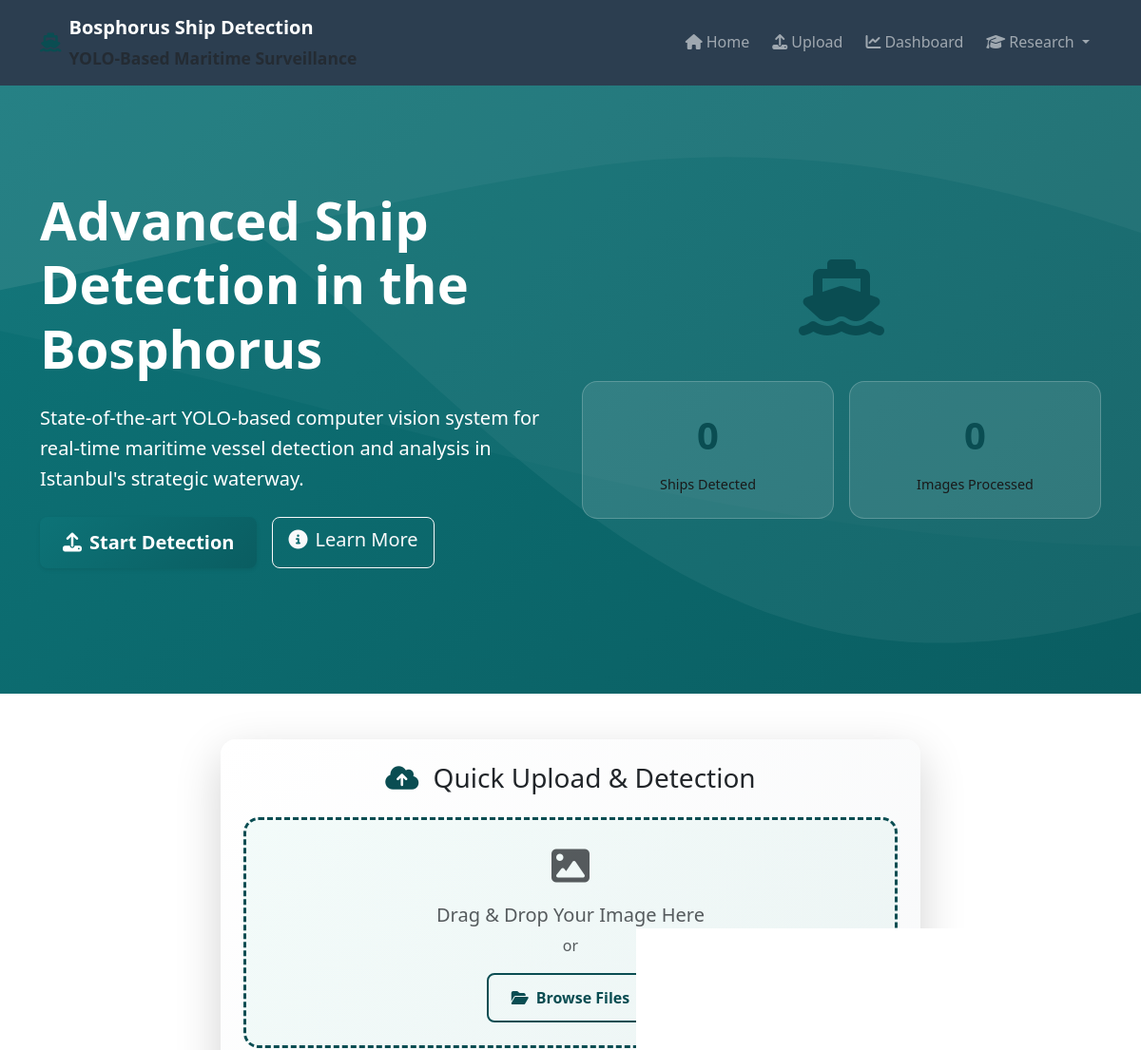
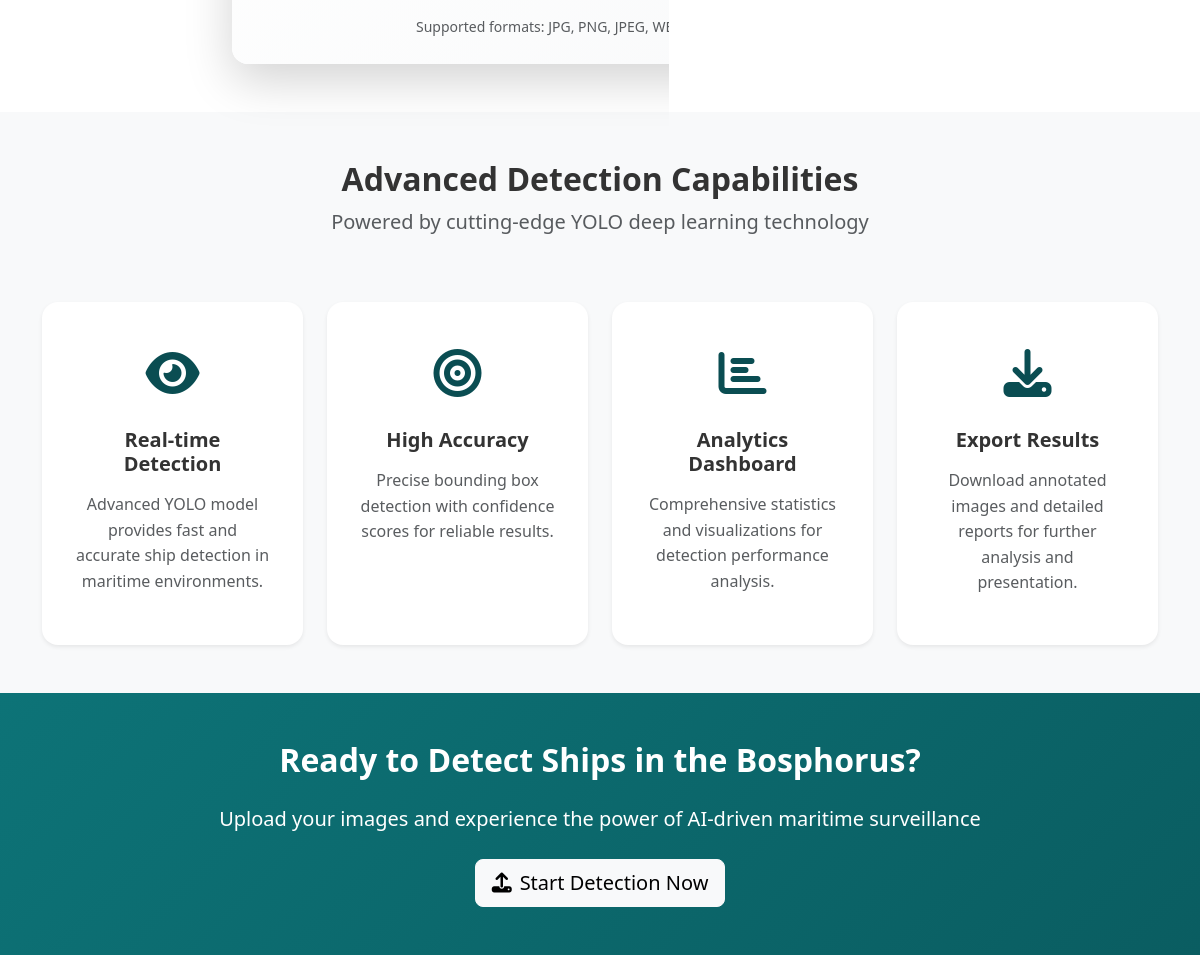
/ (upper part), run on an earlier commit of the app's database (2 pictures, top to bottom).
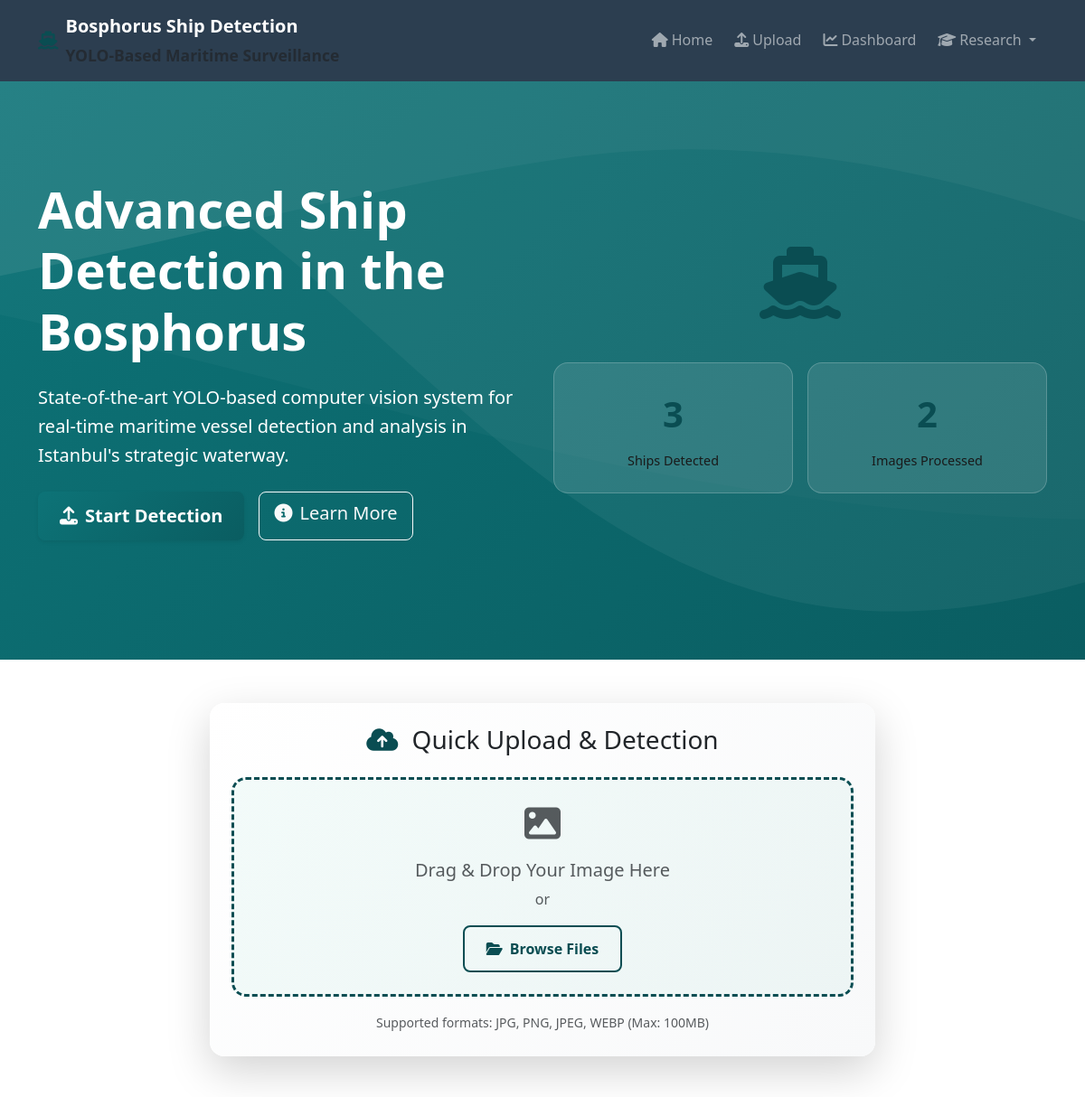
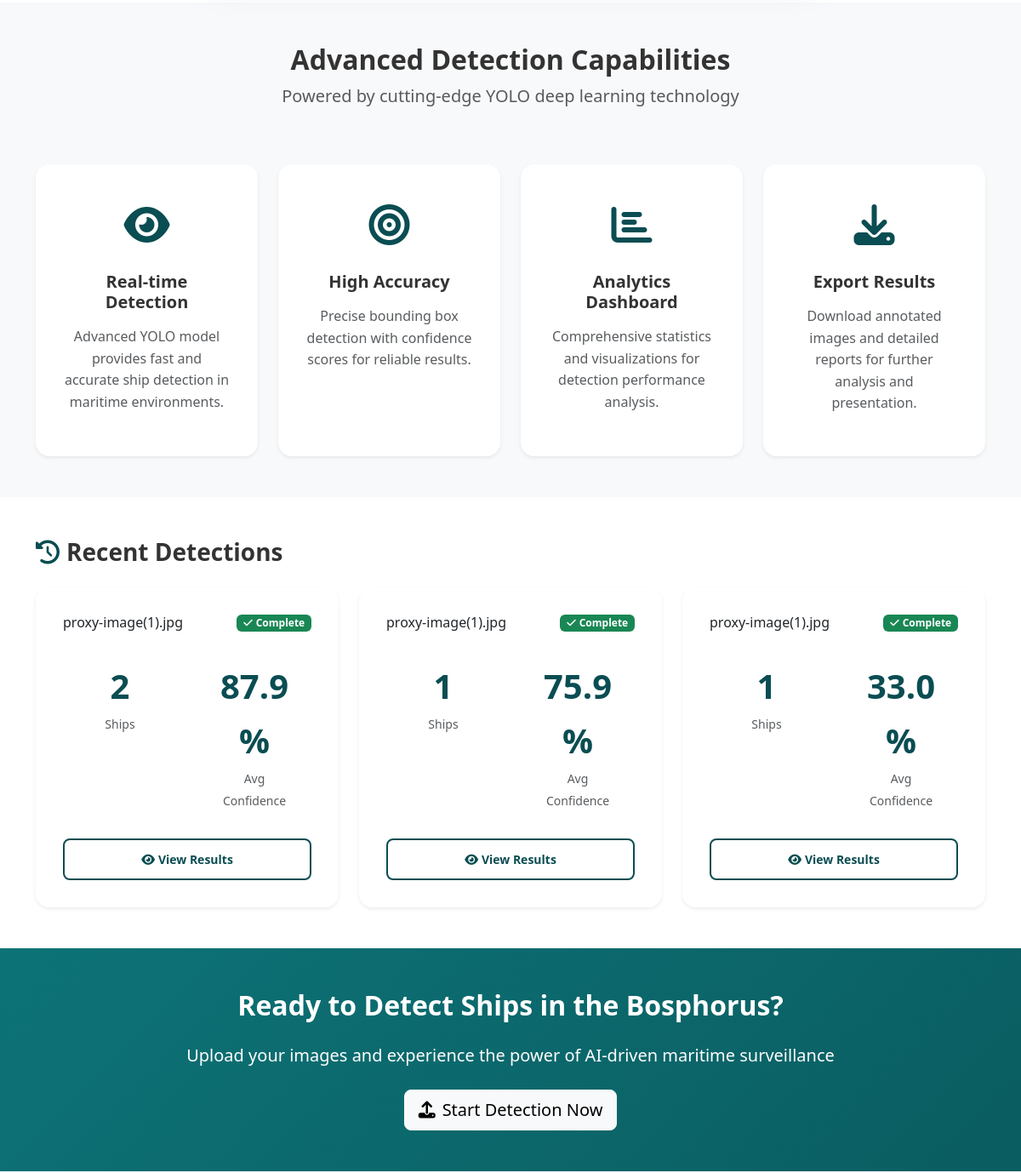
And on a later commit of the database (2 pictures, top to bottom).
### models.py (models this page shows, shortened)
class DetectionStatistics(db.Model):
    id = db.Column(db.Integer, primary_key=True)
    date = db.Column(db.Date, default=datetime.utcnow().date)
    total_images_processed = db.Column(db.Integer, default=0)
    total_ships_detected = db.Column(db.Integer, default=0)
    average_confidence = db.Column(db.Float, default=0.0)
    vessel_type_counts = db.Column(JSON)  # Dictionary of vessel types and counts

class DetectionJob(db.Model):
    id = db.Column(db.Integer, primary_key=True)
    filename = db.Column(db.String(255), nullable=False)
    original_filename = db.Column(db.String(255), nullable=False)
    upload_time = db.Column(db.DateTime, default=datetime.utcnow)
    processing_time = db.Column(db.Float)  # Time in seconds
    status = db.Column(db.String(50), default='pending')  # pending, processing, completed, failed
    error_message = db.Column(Text)
    ship_count = db.Column(db.Integer, default=0)
    confidence_scores = db.Column(JSON)  # List of confidence scores
    bounding_boxes = db.Column(JSON)  # List of bounding box coordinates
    vessel_types = db.Column(JSON)  # List of detected vessel types
    result_image_path = db.Column(db.String(255))
    processed_image_path = db.Column(db.String(255))

### routes.py (the view)
@app.route('/')
def index():
    recent_stats = DetectionStatistics.query.order_by(DetectionStatistics.date.desc()).first()
    recent_jobs = DetectionJob.query.filter_by(status='completed').order_by(DetectionJob.upload_time.desc()).limit(3).all()
    return render_template('index.html',
                         stats=recent_stats,
                         recent_jobs=recent_jobs)

### templates/index.html (shortened to what this page needs)
{% extends "base.html" %}
{% block content %}
<section class="hero-section bg-gradient-ocean text-white">
    <div class="container">
        <div class="row align-items-center min-vh-75">
            <div class="col-lg-6">
                <div class="hero-content">
                    <h1 class="display-4 fw-bold mb-4 fade-in">
                        Advanced Ship Detection
                        <span class="text-light">in the Bosphorus</span>
                    </h1>
                    <p class="lead mb-4 fade-in-delay">
                        State-of-the-art YOLO-based computer vision system for real-time maritime vessel
                        detection and analysis in Istanbul's strategic waterway.
                    </p>
                    <div class="d-flex gap-3 mb-4 fade-in-delay-2">
                        <a href="{{ url_for('upload_page') }}" class="btn btn-ocean btn-lg">
                            <i class="fas fa-upload me-2"></i>Start Detection
                        </a>
                        <a href="{{ url_for('about') }}" class="btn btn-outline-light btn-lg">
                            <i class="fas fa-info-circle me-2"></i>Learn More
                        </a>
                    </div>
                </div>
            </div>
            <div class="col-lg-6">
                <div class="hero-visual text-center fade-in-delay-3">
                    <div class="detection-preview">
                        <i class="fas fa-ship display-1 text-ocean mb-3"></i>
                        <div class="stats-grid">
                            {% if stats %}
                            <div class="stat-card">
                                <div class="stat-number">{{ stats.total_ships_detected or 0 }}</div>
                                <div class="stat-label">Ships Detected</div>
                            </div>
                            <div class="stat-card">
                                <div class="stat-number">{{ stats.total_images_processed or 0 }}</div>
                                <div class="stat-label">Images Processed</div>
                            </div>
                            {% else %}
                            <div class="stat-card">
                                <div class="stat-number">0</div>
                                <div class="stat-label">Ships Detected</div>
                            </div>
                            <div class="stat-card">
                                <div class="stat-number">0</div>
                                <div class="stat-label">Images Processed</div>
                            </div>
                            {% endif %}
                        </div>
                    </div>
                </div>
            </div>
        </div>
    </div>
</section>
<section class="py-5">
    <div class="container">
        <div class="row justify-content-center">
            <div class="col-lg-8">
                <div class="card shadow-lg border-0 upload-quick-card">
                    <div class="card-body p-4">
                        <h3 class="text-center mb-4">
                            <i class="fas fa-cloud-upload-alt text-ocean me-2"></i>
                            Quick Upload & Detection
                        </h3>
                        <div id="quickUploadZone" class="upload-zone text-center p-4 mb-3">
                            <i class="fas fa-image display-6 text-muted mb-3"></i>
                            <h5 class="text-muted mb-2">Drag & Drop Your Image Here</h5>
                            <p class="text-muted mb-3">or</p>
                            <button class="btn btn-outline-ocean">
                                <i class="fas fa-folder-open me-2"></i>Browse Files
                            </button>
                        </div>
                        <div class="text-center">
                            <small class="text-muted">
                                Supported formats: JPG, PNG, JPEG, WEBP (Max: 100MB)
                            </small>
                        </div>
                    </div>
                </div>
            </div>
        </div>
    </div>
</section>
<section class="py-5 bg-light">
    <div class="container">
        <div class="row">
            <div class="col-12 text-center mb-5">
                <h2 class="fw-bold">Advanced Detection Capabilities</h2>
                <p class="lead text-muted">Powered by cutting-edge YOLO deep learning technology</p>
            </div>
        </div>
        <div class="row g-4">
            <div class="col-md-6 col-lg-3">
                <div class="feature-card text-center h-100">
                    <div class="feature-icon mb-3">
                        <i class="fas fa-eye text-ocean"></i>
                    </div>
                    <h5 class="fw-bold mb-3">Real-time Detection</h5>
                    <p class="text-muted">Advanced YOLO model provides fast and accurate ship detection in maritime environments.</p>
                </div>
            </div>
            <div class="col-md-6 col-lg-3">
                <div class="feature-card text-center h-100">
                    <div class="feature-icon mb-3">
                        <i class="fas fa-bullseye text-ocean"></i>
                    </div>
                    <h5 class="fw-bold mb-3">High Accuracy</h5>
                    <p class="text-muted">Precise bounding box detection with confidence scores for reliable results.</p>
                </div>
            </div>
            <div class="col-md-6 col-lg-3">
                <div class="feature-card text-center h-100">
                    <div class="feature-icon mb-3">
                        <i class="fas fa-chart-bar text-ocean"></i>
                    </div>
                    <h5 class="fw-bold mb-3">Analytics Dashboard</h5>
                    <p class="text-muted">Comprehensive statistics and visualizations for detection performance analysis.</p>
                </div>
            </div>
            <div class="col-md-6 col-lg-3">
                <div class="feature-card text-center h-100">
                    <div class="feature-icon mb-3">
                        <i class="fas fa-download text-ocean"></i>
                    </div>
                    <h5 class="fw-bold mb-3">Export Results</h5>
                    <p class="text-muted">Download annotated images and detailed reports for further analysis and presentation.</p>
                </div>
            </div>
        </div>
    </div>
</section>
{% if recent_jobs %}
<section class="py-5">
    <div class="container">
        <div class="row">
            <div class="col-12">
                <h3 class="fw-bold mb-4">
                    <i class="fas fa-history me-2 text-ocean"></i>Recent Detections
                </h3>
            </div>
        </div>
        <div class="row g-4">
            {% for job in recent_jobs %}
            <div class="col-md-6 col-lg-4">
                <div class="card shadow-sm border-0 result-card">
                    <div class="card-body">
                        <div class="d-flex justify-content-between align-items-start mb-3">
                            <h6 class="card-title mb-0 text-truncate">{{ job.original_filename }}</h6>
                            <span class="badge bg-success">
                                <i class="fas fa-check me-1"></i>Complete
                            </span>
                        </div>
                        <div class="row text-center mb-3">
                            <div class="col-6">
                                <div class="result-stat">
                                    <div class="stat-number text-ocean">{{ job.ship_count or 0 }}</div>
                                    <small class="text-muted">Ships</small>
                                </div>
                            </div>
                            <div class="col-6">
                                <div class="result-stat">
                                    <div class="stat-number text-ocean">
                                        {% if job.confidence_scores %}
                                            {{ "%.1f"|format(job.confidence_scores|sum / job.confidence_scores|length * 100) }}%
                                        {% else %}
                                            0%
                                        {% endif %}
                                    </div>
                                    <small class="text-muted">Avg Confidence</small>
                                </div>
                            </div>
                        </div>
                        <div class="d-grid">
                            <a href="{{ url_for('results', job_id=job.id) }}" class="btn btn-outline-ocean btn-sm">
                                <i class="fas fa-eye me-1"></i>View Results
                            </a>
                        </div>
                    </div>
                </div>
            </div>
            {% endfor %}
        </div>
    </div>
</section>
{% endif %}
<section class="py-5 bg-gradient-ocean text-white">
    <div class="container text-center">
        <h2 class="fw-bold mb-4">Ready to Detect Ships in the Bosphorus?</h2>
        <p class="lead mb-4">Upload your images and experience the power of AI-driven maritime surveillance</p>
        <a href="{{ url_for('upload_page') }}" class="btn btn-light btn-lg">
            <i class="fas fa-upload me-2"></i>Start Detection Now
        </a>
    </div>
</section>
{% endblock %}

### templates/base.html (shortened to what this page needs)
<!DOCTYPE html>
<html lang="en">
<head>
    <link href="https://cdn.jsdelivr.net/npm/bootstrap@5.3.0/dist/css/bootstrap.min.css" rel="stylesheet">
    <link href="https://cdnjs.cloudflare.com/ajax/libs/font-awesome/6.4.0/css/all.min.css" rel="stylesheet">
    <link href="{{ url_for('static', filename='css/style.css') }}" rel="stylesheet">
    <link href="{{ url_for('static', filename='css/loading-animations.css') }}" rel="stylesheet">
</head>
<body>
    <nav class="navbar navbar-expand-lg navbar-dark bg-navy sticky-top">
        <div class="container">
            <a class="navbar-brand d-flex align-items-center" href="{{ url_for('index') }}">
                <i class="fas fa-ship me-2 text-ocean"></i>
                <div>
                    <div class="fw-bold">Bosphorus Ship Detection</div>
                    <small class="text-muted">YOLO-Based Maritime Surveillance</small>
                </div>
            </a>
            <div class="collapse navbar-collapse" id="navbarNav">
                <ul class="navbar-nav ms-auto">
                    <li class="nav-item">
                        <a class="nav-link" href="{{ url_for('index') }}">
                            <i class="fas fa-home me-1"></i>Home
                        </a>
                    </li>
                    <li class="nav-item">
                        <a class="nav-link" href="{{ url_for('upload_page') }}">
                            <i class="fas fa-upload me-1"></i>Upload
                        </a>
                    </li>
                    <li class="nav-item">
                        <a class="nav-link" href="{{ url_for('dashboard') }}">
                            <i class="fas fa-chart-line me-1"></i>Dashboard
                        </a>
                    </li>
                    <li class="nav-item dropdown">
                        <a class="nav-link dropdown-toggle" href="#" role="button" data-bs-toggle="dropdown">
                            <i class="fas fa-graduation-cap me-1"></i>Research
                        </a>
                    </li>
                </ul>
            </div>
        </div>
    </nav>
    <main>
        {% block content %}{% endblock %}
    </main>
</body>
</html>

What changed in the data, as far as the page shows it:
added DetectionStatistics: total_ships_detected "3", total_images_processed "2"
added DetectionJob: original_filename "proxy-image(1).jpg", ship_count "2", confidence_scores|sum "87.9"
added DetectionJob: original_filename "proxy-image(1).jpg", ship_count "1", confidence_scores|sum "75.9"
added DetectionJob: original_filename "proxy-image(1).jpg", ship_count "1", confidence_scores|sum "33.0"
Also different on the page:
text no longer shown: "0 0"
text now shown: "Recent Detections"
